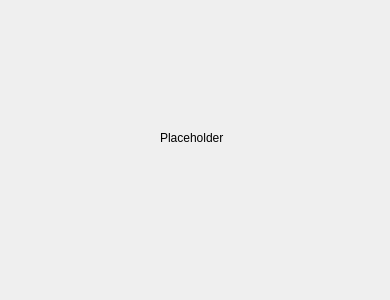
<?xml version="1.0" encoding="UTF-8"?>
<ui version="4.0">
 <class>pwf2hat</class>
 <widget class="QDialog" name="pwf2hat">
  <property name="geometry">
   <rect>
    <x>0</x>
    <y>0</y>
    <width>390</width>
    <height>300</height>
   </rect>
  </property>
  <property name="minimumSize">
   <size>
    <width>390</width>
    <height>300</height>
   </size>
  </property>
  <property name="maximumSize">
   <size>
    <width>390</width>
    <height>300</height>
   </size>
  </property>
  <property name="windowTitle">
   <string>pwf2hat</string>
  </property>
  <property name="windowIcon">
   <iconset resource="pwf2main.qrc">
    <normaloff>:/img/pwf2tools.png</normaloff>:/img/pwf2tools.png</iconset>
  </property>
  <widget class="QLabel" name="label">
   <property name="geometry">
    <rect>
     <x>160</x>
     <y>130</y>
     <width>81</width>
     <height>16</height>
    </rect>
   </property>
   <property name="text">
    <string>Placeholder</string>
   </property>
  </widget>
 </widget>
 <resources>
  <include location="pwf2main.qrc"/>
 </resources>
 <connections/>
</ui>
